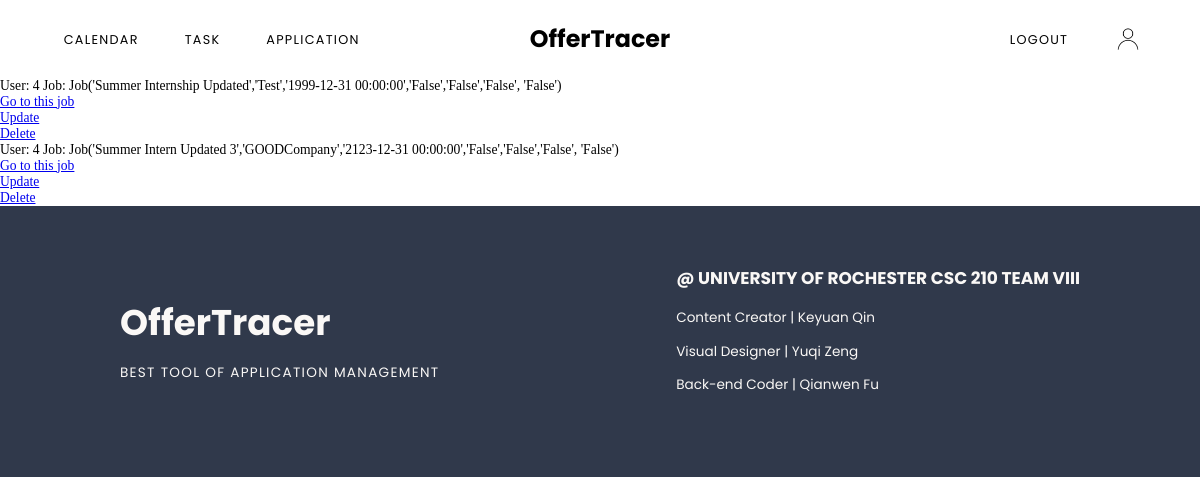
The page /job (signed in) on the database its author committed.
### models.py (models this page shows)
class Job(db.Model):
	id = db.Column(db.Integer, primary_key=True)
	program = db.Column(db.String(100), nullable=False)
	company = db.Column(db.String(100), nullable=False)
	deadline = db.Column(db.DateTime)
	resume = db.Column(db.Boolean(False), nullable=False)
	resumeNotes = db.Column(db.Text)
	coverletter = db.Column(db.Boolean(False), nullable=False)
	coverletterNotes = db.Column(db.Text)
	transcript = db.Column(db.Boolean(False), nullable=False)
	transcriptNotes = db.Column(db.Text)
	onlineForm = db.Column(db.Boolean(False), nullable=False)#online application form whether filled out or not
	onlineFormNotes = db.Column(db.Text)
	user_id = db.Column(db.Integer, db.ForeignKey('user.id'), nullable=False)
	tasks = db.relationship('Task', backref='position', lazy=True)
	assessments = db.relationship('Assessment', backref='position', lazy=True)
	def __repr__(self):
		return f"Job('{self.program}','{self.company}','{self.deadline}','{self.resume}','{self.coverletter}','{self.transcript}', '{self.onlineForm}')"

### main.py (the view)
@main.route('/job')
@login_required
def job():
	jobs = Job.query.filter_by(user_id=current_user.id)
	return render_template('job.html', jobs=jobs)

### app.py (called while the page is built)
@login_manager.user_loader
def load_user(user_id):
	return User.query.get(int(user_id))

### templates/job.html (shortened to what this page needs)
{% extends "baseLogged.html" %}
{% block content %}
	{% for job in jobs %}
		<li>User: {{job.user_id}} Job: {{job}}</li>
		<li><a href="{{url_for('main.job_single', job_id=job.id)}}">Go to this job</a></li>
		<li><a href="{{url_for('main.job_update', job_id=job.id)}}">Update</a></li>
		<li><a href="{{url_for('main.job_delete', job_id=job.id)}}">Delete</a></li>
	{% endfor %}
{% endblock %}

### static/css/styles.css (style rules this page uses)
html, body, .container { margin: 0; height: 100%; }
li { list-style: none; }
@media (max-width: 1350px) { html { zoom: 90%; } }
@media (max-width: 1250px) { html { zoom: 85%; } }

### static/css/calendar.css (style rules this page uses)
*, *:before, *:after { -moz-box-sizing: border-box; -webkit-box-sizing: border-box; box-sizing: border-box; }

### rows shown on the page
Job: user_id "4", program+company+deadline "Job('Summer Internship Updated','Test','1999-12-31 00:00:00','False','False','False', 'False')"
Job: user_id "4", program+company+deadline "Job('Summer Intern Updated 3','GOODCompany','2123-12-31 00:00:00','False','False','False', 'False')"
